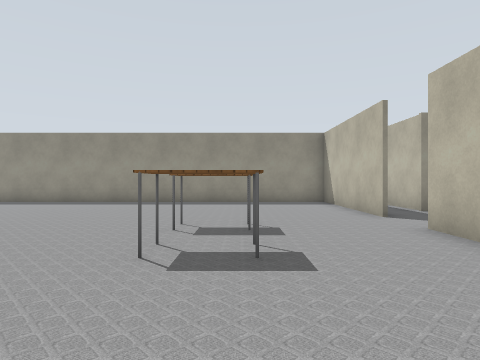
view 1 (above)

24 first-person views from a walk through a Gazebo world. The camera is 0.9 m above the floor, looks level and sees 75° across. Floor lines are 1 m apart. The floor is counted in squares, 1 m on a side. Each view is taken from the middle of a square. On the plan, view 1 faces up. The plan holds only what a view shows up to about 11 squares ahead; the rest is blank. The place goes on beyond the plan. Robots are left out. Gazebo's built-in surfaces are drawn with simple patterns.

view 2
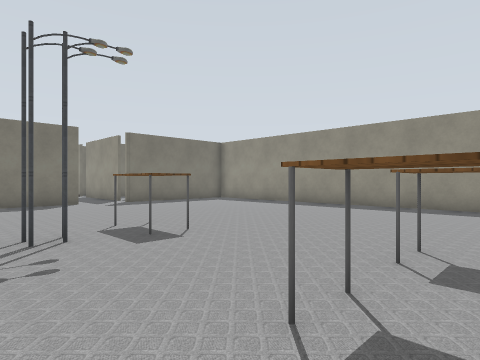

view 3
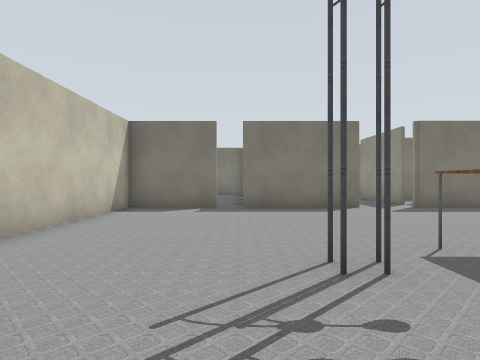

view 4
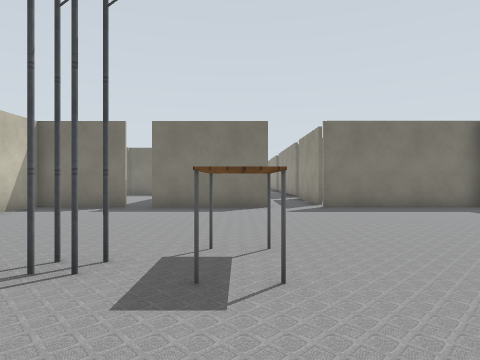

view 5
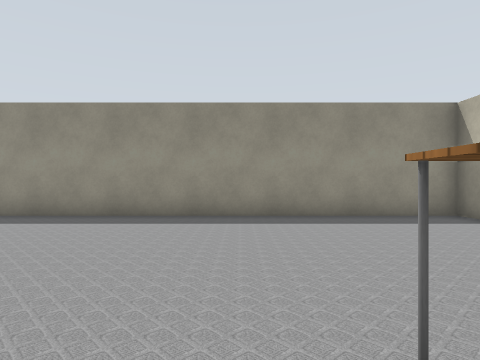

view 6
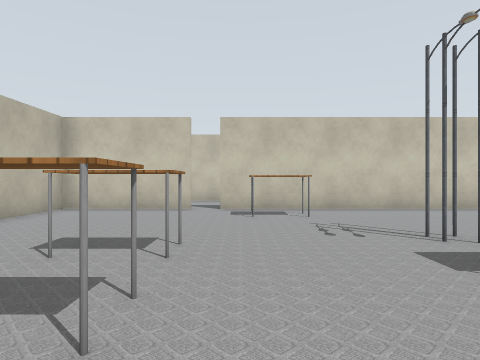

view 7
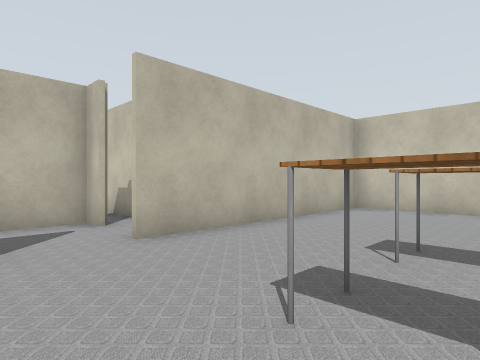

view 8
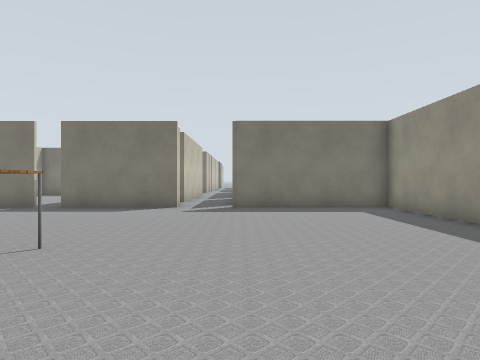

view 9
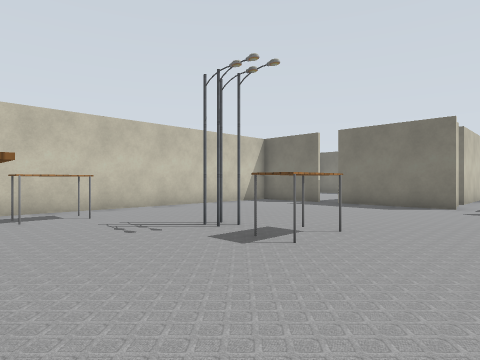

view 10
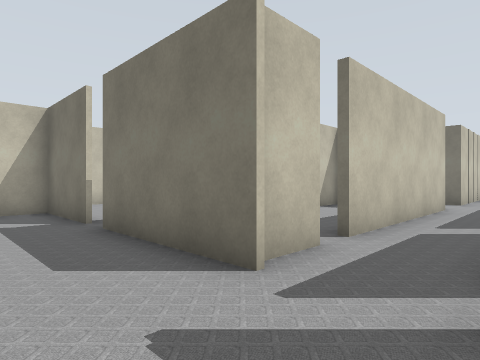

view 11
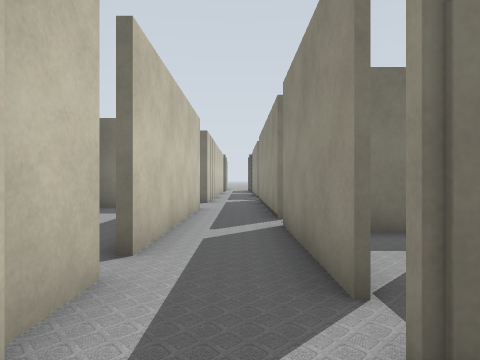

view 12
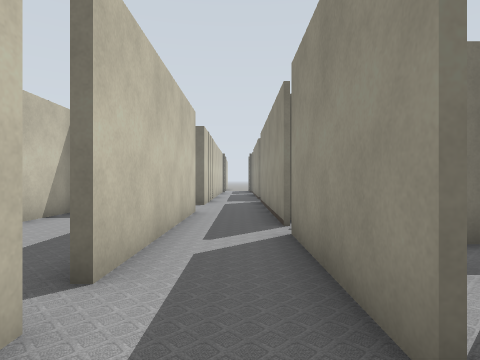

view 13
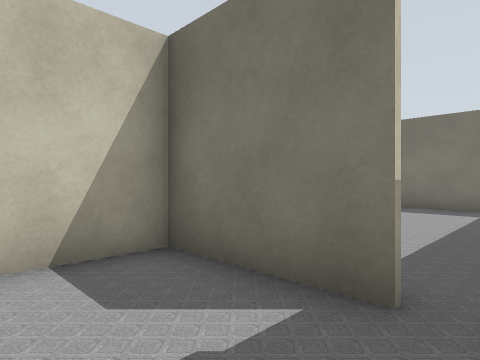

view 14
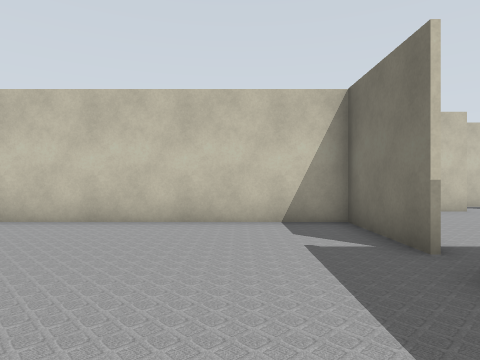

view 15
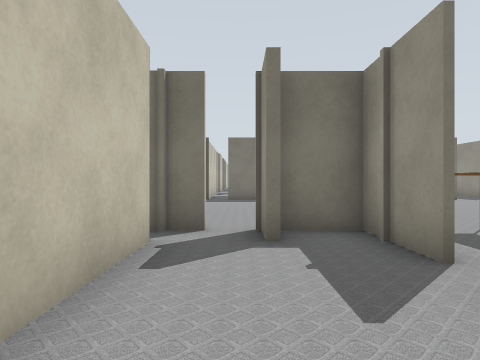

view 16
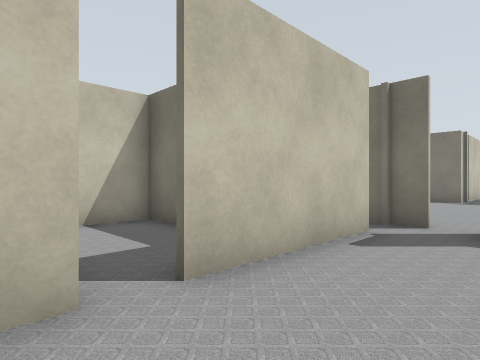

view 17
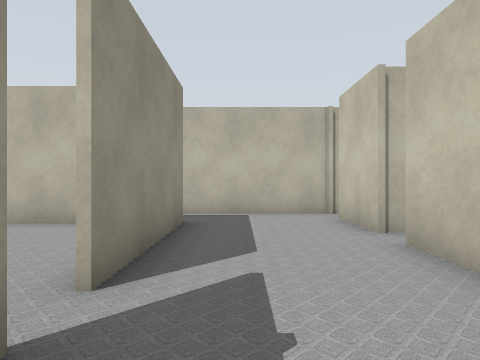

view 18
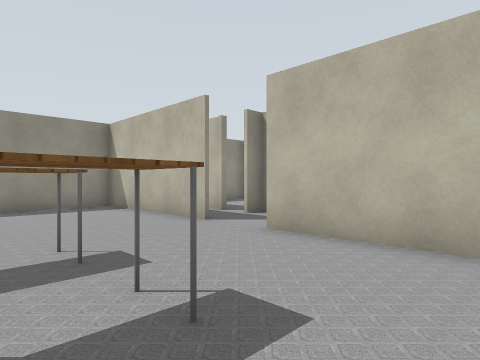

view 19
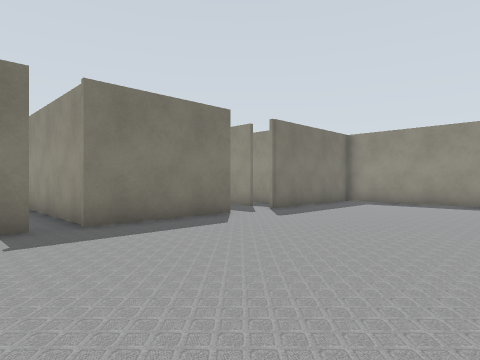

view 20
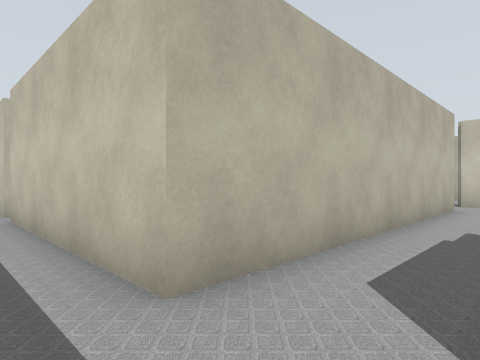

view 21
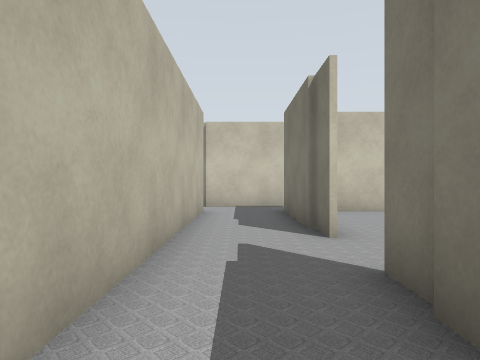

view 22
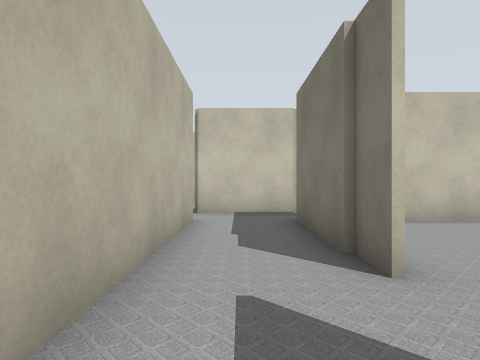

view 23
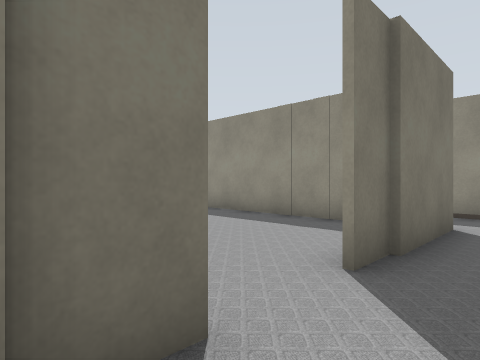

view 24
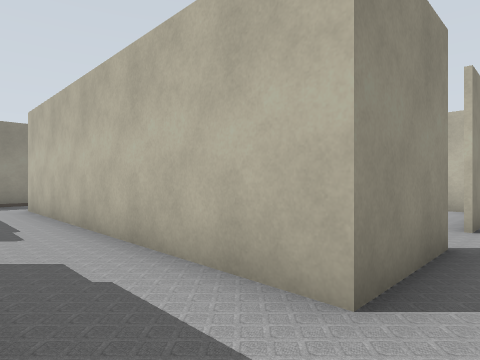

### Floor plan
Key: @ floor where view 1 was taken; # wall or solid block; x gap in a wall; . floor; T table; L lamp; H thing the floor can be seen under or through.
Columns run from 26 left of view 1 to 6 right of it. Each row starts with its distance up from view 1.
 13               #################
 12               #...............#
 11               #...............#
 10          #    #...............#
  9          ##   #...............##
  8   ######x####.#...............###
  7    .............................#
  6 ###..##########..........TT...###
  5 ..##.#        #.....TT........##
  4 ...#.#        #......L...TT...#
  3 ...#.#        #......L........#
  2 ...#.##########...............#
  1  ....#........x...............#
  0  ..#.#........#........TT.@...#
 -1  ..#.#...  ...#...............##
 -2 ...#.#     ...###########.######
 -3 .. #.#    ....#       #........#
 -4 ####.###..#      .....HH.......#
 -5    .......       .....HHH#######
 -6    ###  #        ..   #        #
 -7
 -8
 -9
-10                          ###

Positions as (right, up) in squares from view 1, and headings:
1: (0, 0), facing up
2: (0, 2), facing up-left
3: (-2, 2), facing left
4: (-2, 5), facing left
5: (-2, 5), facing up
6: (-2, 8), facing down
7: (-1, 8), facing down-right
8: (-2, 8), facing left
9: (-1, 8), facing down-left
10: (-10, 8), facing down-left
11: (-11, 7), facing left
12: (-12, 7), facing left
13: (-10, 2), facing down-left
14: (-10, 5), facing down
15: (2, -4), facing left
16: (3, -3), facing down-left
17: (-3, -3), facing right
18: (-1, 2), facing up-right
19: (-6, 0), facing up-left
20: (-23, 7), facing down-right
21: (-22, 5), facing down
22: (-22, 3), facing down
23: (-22, -1), facing up-left
24: (-23, -5), facing up-right
